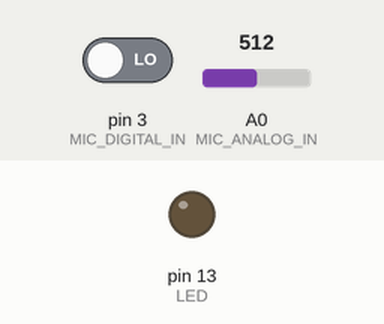
Bench run of a sketch on a simulated Arduino Uno, built with avr-gcc and run on an emulated ATmega328P. Shown: output pins drawn as LEDs (lit = HIGH). The inputs (shaded band) are chosen by the test bench; at power-on: pin 3 (MIC_DIGITAL_IN) LOW, A0 (MIC_ANALOG_IN) = 512. What the sketch prints to the serial monitor is not drawn.

Above: at 1.2 s.
1.3 s: pin 3 (MIC_DIGITAL_IN) driven HIGH
At 2.3 s:
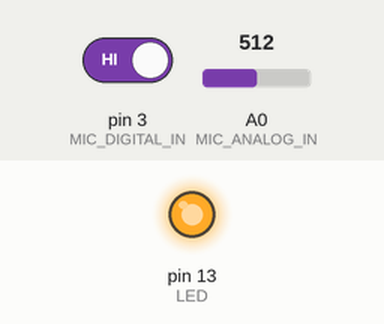
2.8 s: pin 3 (MIC_DIGITAL_IN) driven LOW
At 3.6 s:
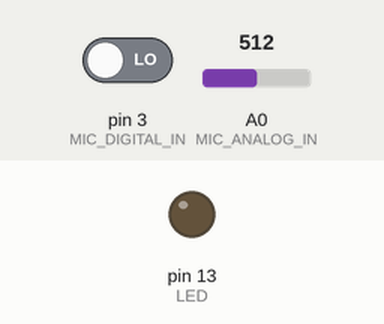
Timing chart, 0 to 5.8 s (numbered marks = the images above; inputs shaded):
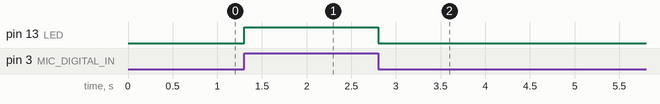

Measured:
- after the input at 1.3 s, pin 13 (LED): LOW → HIGH at once
- after the input at 2.8 s, pin 13 (LED): HIGH → LOW at once

The sketch:

PASD.ino
```cpp
//IO Constants
int MIC_DIGITAL_IN = 3;
int MIC_ANALOG_IN = A0;
int LED = 13;

//Values
int MIC_DIGITAL_VALUE = 0;
int MIC_ANALOG_VALUE = 0;

void setup() {
  pinMode(LED, OUTPUT);
  Serial.begin(9600);
}

void loop() {
  MIC_DIGITAL_VALUE = digitalRead(MIC_DIGITAL_IN);
  if (MIC_DIGITAL_VALUE == HIGH) {
    digitalWrite(LED, HIGH);
  } else {
    digitalWrite(LED, LOW);
  }
  MIC_ANALOG_VALUE = analogRead(MIC_ANALOG_IN);
  Serial.println(MIC_ANALOG_VALUE, DEC);
}
```
